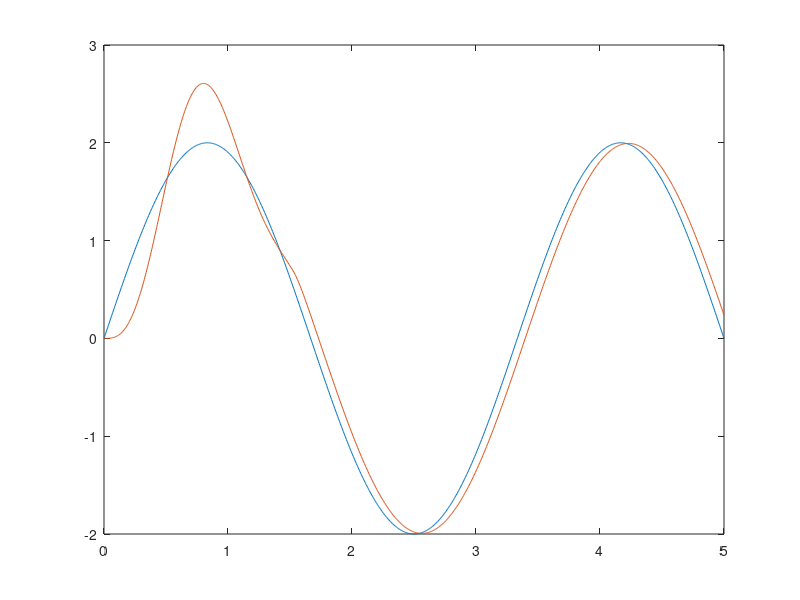

This figure's MATLAB source:
close all
clear all
clc



dt = 0.005;
t = 0:dt:5;
N = length(t);

y = zeros(N,1);
y_t = zeros(N,1);
y_tt = zeros(N,1);
y_ref = zeros(N,1);

for i = 1:N
    if t(i) <= 1.5
        omega = 1*2*pi;
        zeta = 0.1;
    else
        omega = 5*2*pi;
        zeta = 1;
    end
    
    y_ref(i) = 2*sin(0.3*2*pi*t(i));
    
    y_tt(i) = y_ref(i)*omega^2 - 2*zeta*omega*y_t(i) - omega^2*y(i);
    
    if i < N
        y(i+1) = y(i) + y_t(i)*dt;
        y_t(i+1) = y_t(i) + y_tt(i)*dt;
    end
end

figure;
plot(t, y_ref)
hold on
plot(t, y)
